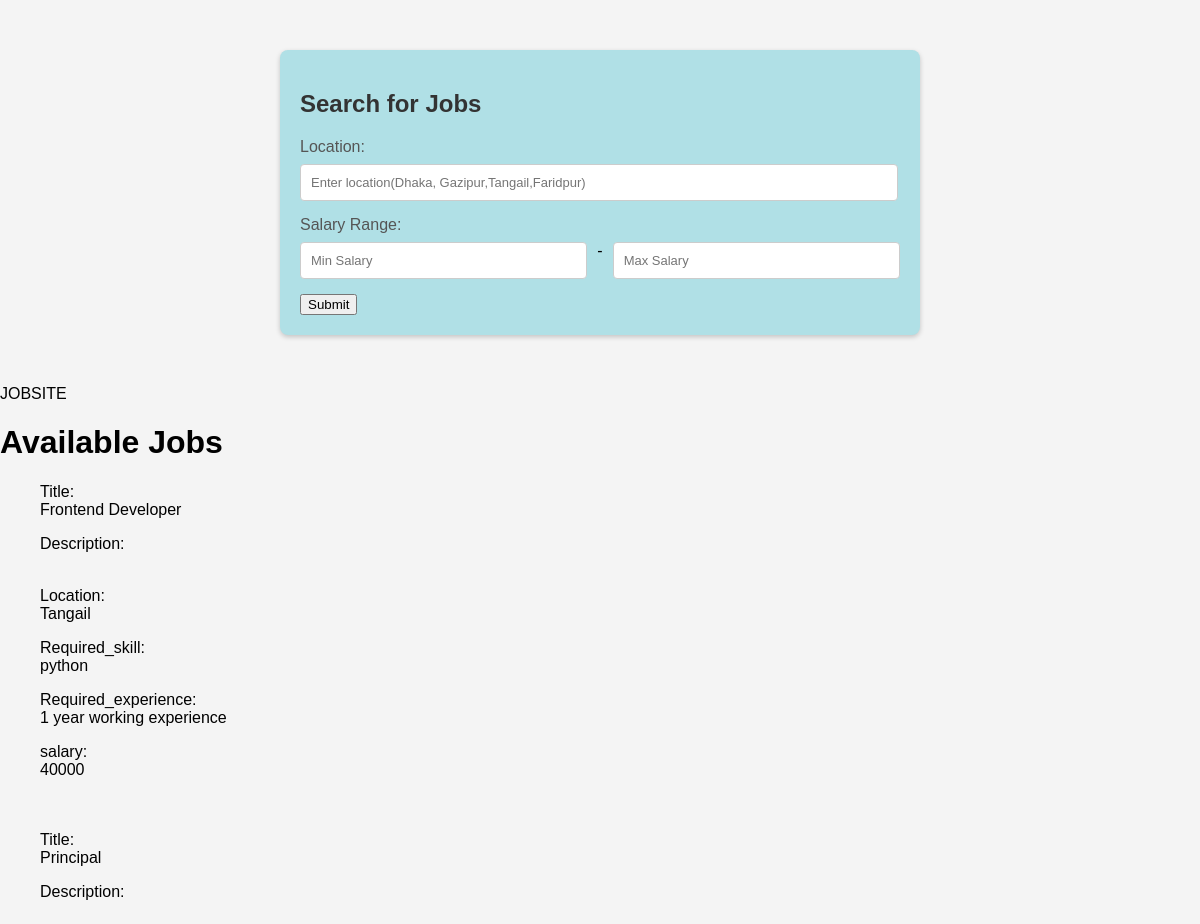
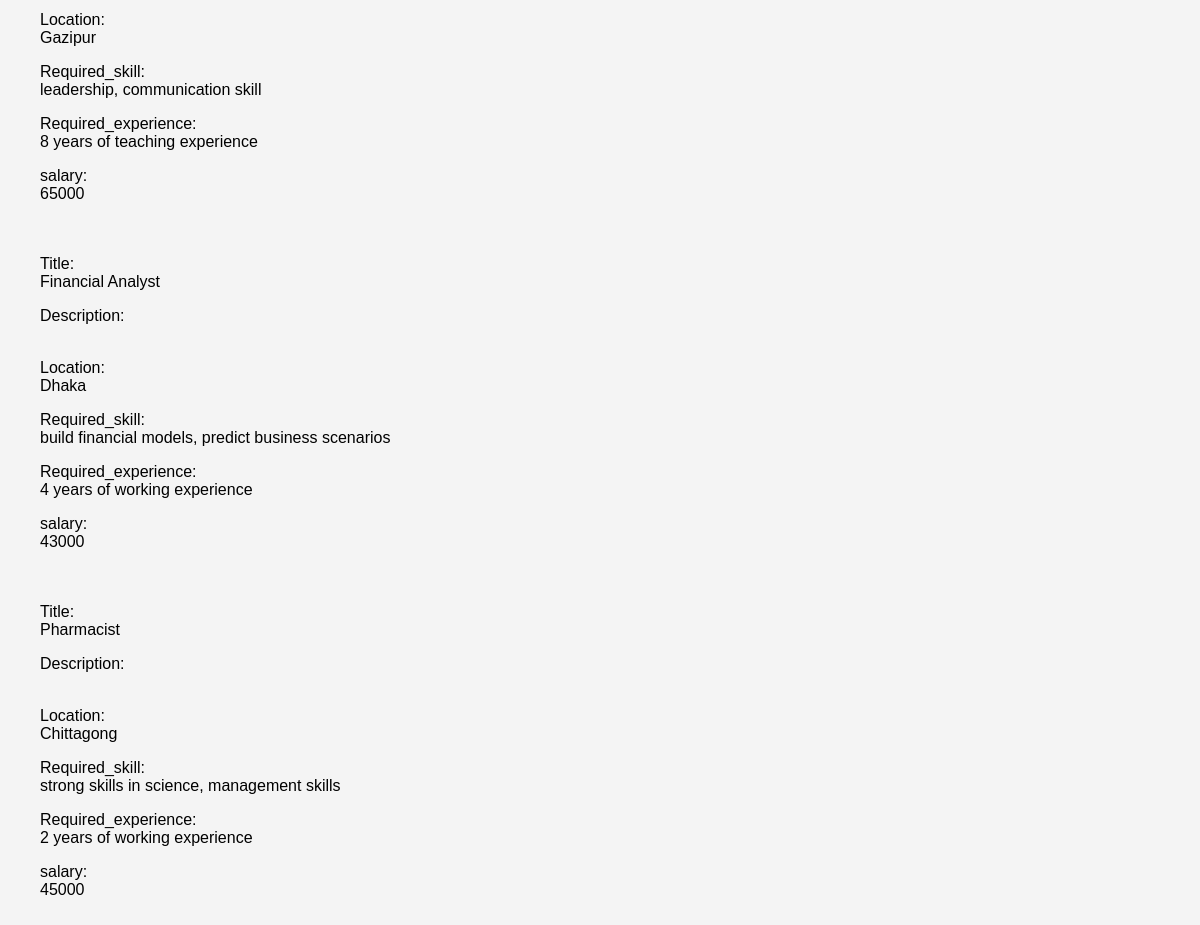
/for_searching.php, run on an earlier commit of the app's database (2 pictures, top to bottom).
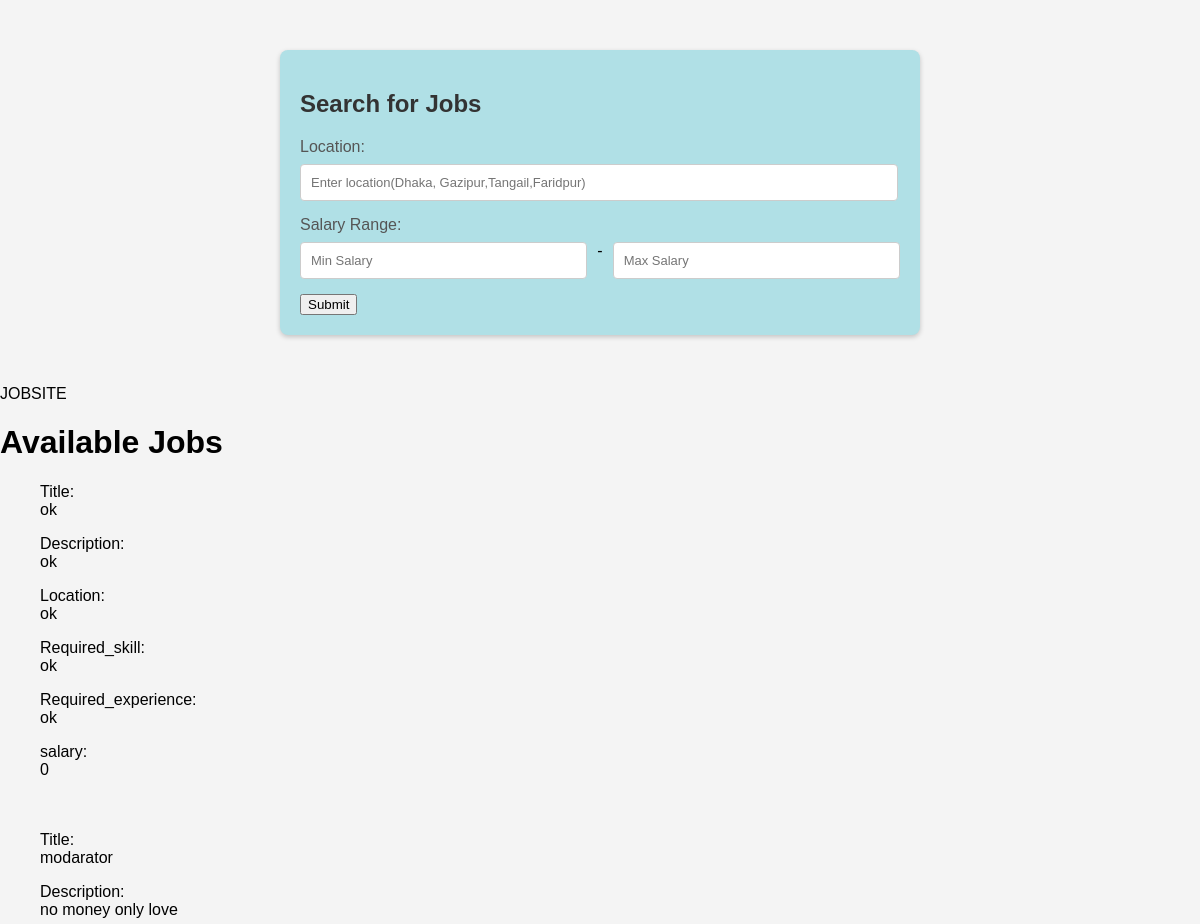
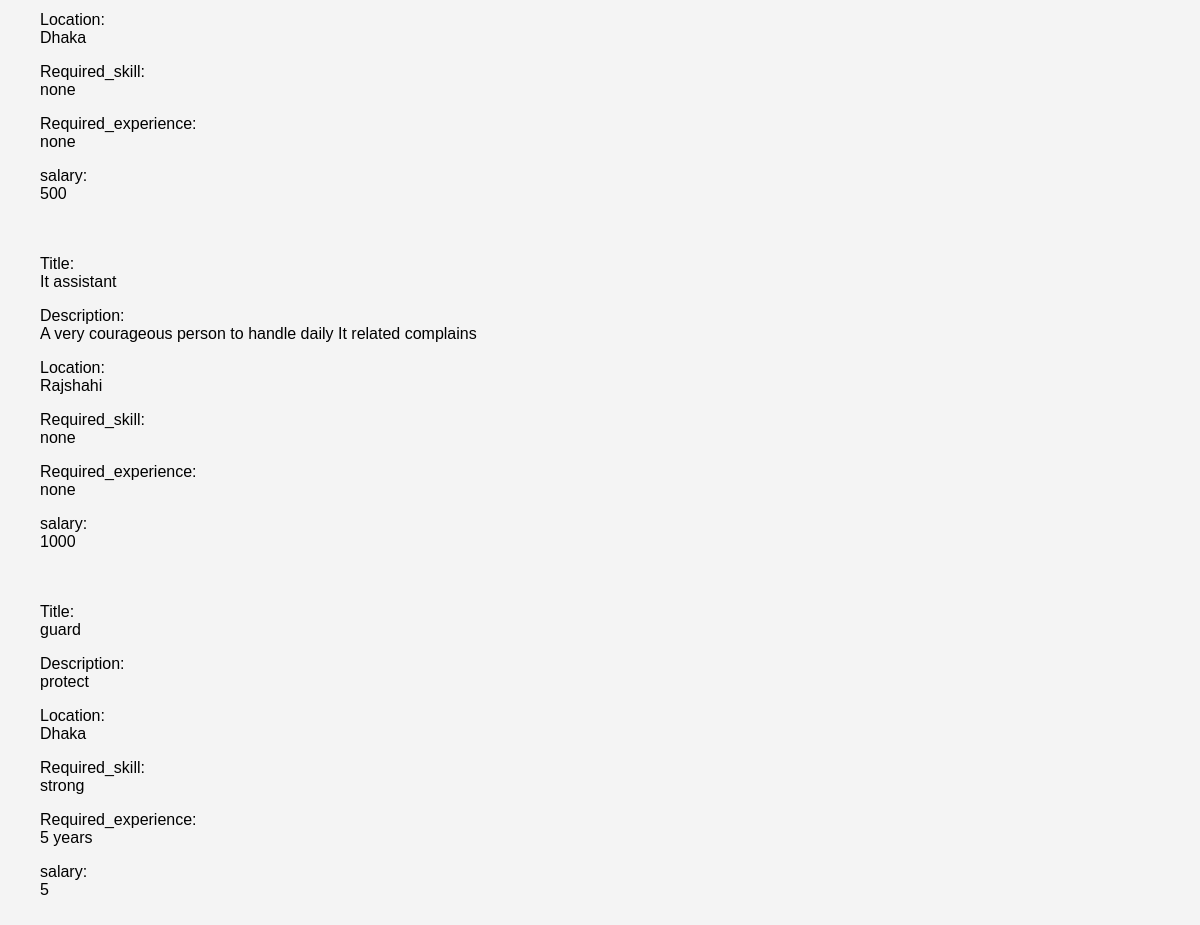
And on a later commit of the database (2 pictures, top to bottom).
### tables this page shows
CREATE TABLE `job` (
  `job_id` int(5) NOT NULL,
  `company_id` int(5) DEFAULT NULL,
  `title` varchar(50) NOT NULL,
  `description` varchar(1000) NOT NULL,
  `location` varchar(50) NOT NULL,
  `required_skill` varchar(200) NOT NULL,
  `required_experience` varchar(200) NOT NULL,
  `salary` int(10) NOT NULL,
  `posted_date` date NOT NULL
);

### for_searching.php (the view, shortened to what this page needs)
<!DOCTYPE html>
<html>
<head>
</head>
</html>
<div class="search-container">
    <h2>Search for Jobs</h2>
    <form method="get" action="for_searching.php">
        <label for="location">Location:</label>
        <input type="text" id="location" name="location" placeholder="Enter location(Dhaka, Gazipur,Tangail,Faridpur)">
        <label for="salary-min">Salary Range:</label>
        <div style="display: flex; justify-content: space-between;">
            <input type="number" id="salary-min" name="salary_min" placeholder="Min Salary">
            <span style="margin: 0 10px;">-</span>
            <input type="number" id="salary-max" name="salary_max" placeholder="Max Salary">
        </div>
        <input type="submit" name="submit">
    </form>
</div>
</body>
</html>
<?php
$db_server = "localhost";
$db_name = "jobsite";
$db_password = "";
$db_username = "root";
$conn = mysqli_connect($db_server, $db_username, $db_password, $db_name);
$sql = "SELECT * FROM job";
$result = mysqli_query($conn, $sql);
?>
<body>
    <header>JOBSITE</header>
    <div>
        <h1> <?php echo 'Available Jobs'; ?> </h1>
        <ul>
            <?php while ($row = mysqli_fetch_array($result)) {
            ?>
                <p> <?php echo "Title: <br>" . $row['title'] ?> <br>
                <p> <?php echo "Description: <br>" . $row['description'] ?> <br>
                <p> <?php echo "Location: <br>" . $row['location'] ?> <br>
                <p> <?php echo "Required_skill: <br>" . $row['required_skill'] ?> <br>
                <p> <?php echo "Required_experience: <br>" . $row['required_experience'] ?> <br>
                <p> <?php echo "salary: <br>" . $row['salary'] ?> <br><br><br>
                <?php
            }
                ?>
        </ul>
    </div>
</body>
</html>

What changed in the data, as far as the page shows it:
removed job: title "Frontend Developer", location "Tangail", required_skill "python", required_experience "1 year working experience", salary "40000"
removed job: title "Principal", location "Gazipur", required_skill "leadership, communication skill", required_experience "8 years of teaching experience", salary "65000"
removed job: title "Financial Analyst", location "Dhaka", required_skill "build financial models, predict business scenarios", required_experience "4 years of working experience", salary "43000"
removed job: title "Pharmacist", location "Chittagong", required_skill "strong skills in science, management skills", required_experience "2 years of working experience", salary "45000"
added job: title "ok", description "ok", location "ok", required_skill "ok", required_experience "ok", salary "0"
added job: title "modarator", description "no money only love", location "Dhaka", required_skill "none", required_experience "none", salary "500"
added job: title "It assistant", description "A very courageous person to handle daily It related complains", location "Rajshahi", required_skill "none", required_experience "none", salary "1000"
added job: title "guard", description "protect", location "Dhaka", required_skill "strong", required_experience "5 years", salary "5"
